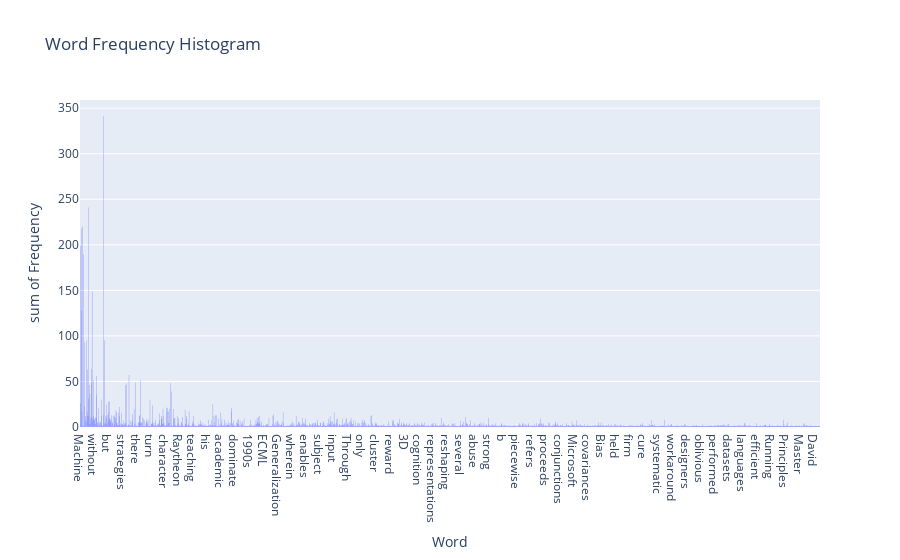
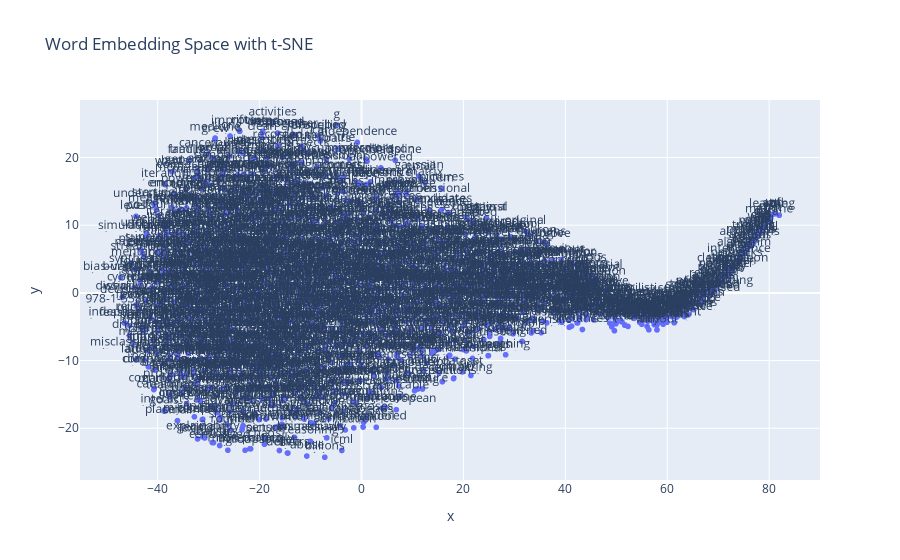
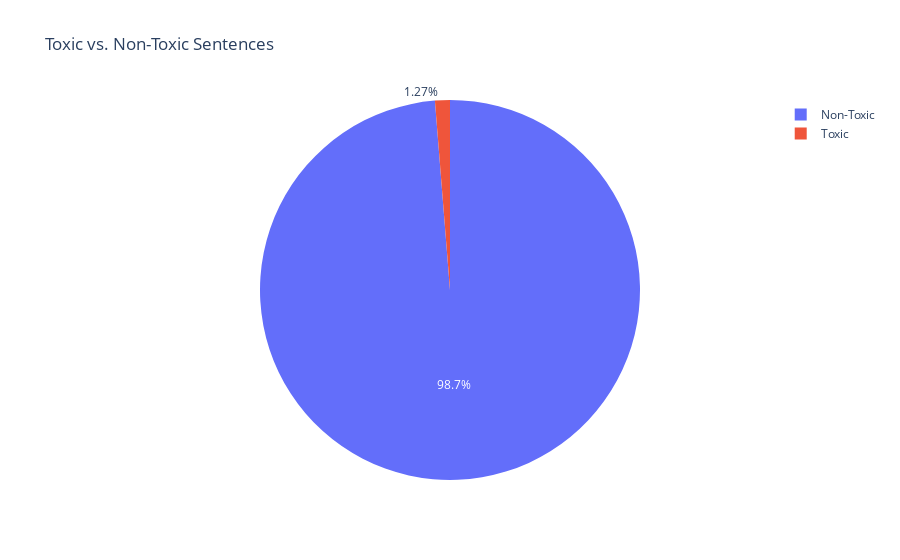

The notebook cell saved with these charts, in order:
### Code cell
# Use the functions
documents = fetch_data('Machine Learning')
wordcloud_viz(documents)
histogram_viz(documents)
tsne_viz(documents)

# Additional visualizations for toxicity
toxic_indices = [1, 5, 8, 12]  # Example toxic sentence indices
pie_chart_viz(documents, toxic_indices)
top_toxic_words_viz(documents, toxic_indices)
toxicity_scores = [0.8, 0.6, 0.9, 0.3, 0.7]  # Example toxicity scores
toxicity_scores_viz(toxicity_scores)

### Figure 1 — Plotly figure (JSON) as saved in the notebook; plotly's stock layout.template omitted (floating-point values rounded to 4 significant figures; data arrays with more than 128 entries replaced by an {"elided": "..."} marker saying what was removed)
{"data": [{"alignmentgroup": "True", "bingroup": "x", "histfunc": "sum", "hovertemplate": "Word=%{x}<br>sum of Frequency=%{y}<extra></extra>", "legendgroup": "", "marker": {"color": "#636efa", "pattern": {"shape": ""}}, "name": "", "nbinsx": 20, "offsetgroup": "", "orientation": "v", "showlegend": false, "type": "histogram", "x": {"elided": "2046 str values"}, "xaxis": "x", "y": {"elided": "2046 int values"}, "yaxis": "y"}], "layout": {"barmode": "relative", "legend": {"tracegroupgap": 0}, "title": {"text": "Word Frequency Histogram"}, "xaxis": {"anchor": "y", "domain": [0, 1], "title": {"text": "Word"}}, "yaxis": {"anchor": "x", "domain": [0, 1], "title": {"text": "sum of Frequency"}}}}

### Figure 2 — Plotly figure (JSON) as saved in the notebook; plotly's stock layout.template omitted (floating-point values rounded to 4 significant figures; data arrays with more than 128 entries replaced by an {"elided": "..."} marker saying what was removed)
{"data": [{"hovertemplate": "x=%{x}<br>y=%{y}<br>text=%{text}<extra></extra>", "legendgroup": "", "marker": {"color": "#636efa", "symbol": "circle"}, "mode": "markers+text", "name": "", "showlegend": false, "text": {"elided": "2032 str values"}, "textposition": "top center", "type": "scattergl", "x": {"elided": "2032 float values"}, "xaxis": "x", "y": {"elided": "2032 float values"}, "yaxis": "y"}], "layout": {"legend": {"tracegroupgap": 0}, "showlegend": false, "title": {"text": "Word Embedding Space with t-SNE"}, "xaxis": {"anchor": "y", "domain": [0, 1], "title": {"text": "x"}}, "yaxis": {"anchor": "x", "domain": [0, 1], "title": {"text": "y"}}}}

### Figure 3 — Plotly figure (JSON) as saved in the notebook; plotly's stock layout.template omitted (floating-point values rounded to 4 significant figures)
{"data": [{"labels": ["Toxic", "Non-Toxic"], "type": "pie", "values": [4, 312]}], "layout": {"title": {"text": "Toxic vs. Non-Toxic Sentences"}}}
